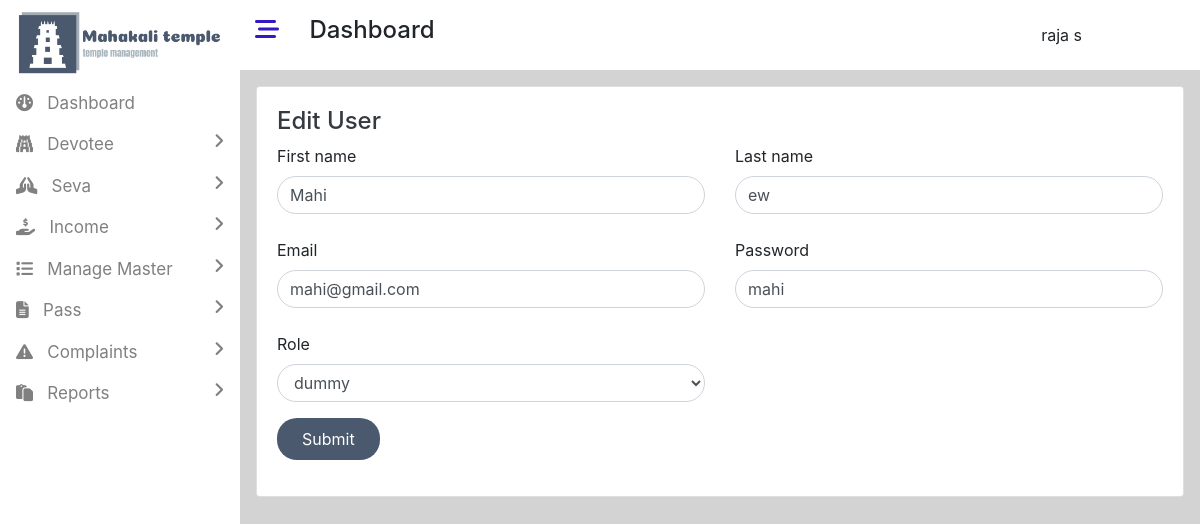
/admin/edit_user.php?id=7 (signed in), run on the app's committed database.
### tables this page shows
CREATE TABLE `user` (
  `user_id` int(11) NOT NULL,
  `first_name` varchar(50) NOT NULL,
  `last_name` varchar(50) NOT NULL,
  `email` varchar(50) NOT NULL,
  `password` varchar(50) NOT NULL,
  `role` varchar(50) NOT NULL,
  `reading_time` timestamp NOT NULL DEFAULT current_timestamp() ON UPDATE current_timestamp()
);

### admin/admin_db.php (called while the page is built, shortened)
<?php
$con=mysqli_connect("localhost","root","","temple");
        ?>
        <?php
class user
{
    public function get_user_id($id)
    {
        global $con;
        $sql="select * from user where user_id=$id";
        $result=mysqli_query($con,$sql);
        return $row=mysqli_fetch_assoc($result);
    }
}
        ?>

### admin/edit_user.php (the view, shortened to what this page needs)
<!DOCTYPE html>
<html lang="en">
<head>
    <link rel="stylesheet" href="../assets/bootstrap/bootstrap.min.css">
    <link rel="stylesheet" href="https://cdnjs.cloudflare.com/ajax/libs/font-awesome/6.4.2/css/all.min.css"  />
    <link rel="stylesheet" href="css/style.css">
</head>
<body class="dashboard-page">
<div>
<?php
include("includes/leftbar.php");
?>
<div style="width:80%;height:100vh;" class="float-right main-content">
<?php
include("includes/header.php");
?>
<div class="container p-3">
<div class="card">
    <div class="card-body">
<?php
include("admin_db.php");
$obj=new user();
$user=$obj->get_user_id($_GET["id"]);
?>
<form action="" method="post" autocomplete="off">
<h4><a href="manage_user.php" class="text-decoration-none text-dark">Edit User</a></h4>
<div class="row">
    <div class="col">
      <label for="country">First name</label>
      <input type="text" class="form-control state-bor" value="<?=$user['first_name']?>" name="first_name" required>
    </div>
    <div class="col">
      <label for="country">Last name</label>
      <input type="text" class="form-control state-bor"  name="last_name" value="<?=$user['last_name']?>" required>
    </div>
</div>
<div class="row mt-4">
    <div class="col">
      <label for="country">Email</label>
      <input type="email" class="form-control state-bor"  name="email" value="<?=$user['email']?>" required>
    </div>
    <div class="col">
    <label for="country">Password</label>
      <input type="text" class="form-control state-bor"  name="password" value="<?=$user['password']?>" required>
    </div>
</div>
<div class="row mt-4">
    <div class="col">
      <label for="country">Role</label>
      <select class="form-control state-bor" name="role">
<?php
include("../db.php");
$sql5="select distinct role_name from role";
$result5=mysqli_query($con,$sql5);
if(mysqli_num_rows($result5)>0)
{
    while($row5=mysqli_fetch_assoc($result5))
    {
        ?>
        <option value="<?=$row5['role_name']?>" <?php if($user["role"]==$row5["role_name"]) { echo "selected"; } ?>><?=$row5["role_name"]?></option>
        <?php
    }
}
?>
      </select>
    </div>
    <div class="col">
    </div>
  </div>
  <button type="submit" class="btn button-color mt-3 text-white px-4 py-2" name="edit_user">Submit</button>
</div>
</div>
</div>
</div>
</div>
</body>
</html>

### admin/includes/header.php (shortened to what this page needs)
<div class="container-fluid">
    <div class="row">
        <div class="col-md-12 bg-white py-3">
        <h4>
        <i class="fa-solid fa-bars-staggered mybar23" style="color: #3518c3;"></i>
        <span class="ml-4 ">Dashboard</span>
        <div class="dropdown mydropdown float-right">
  <button type="button" class="mybutton btn bg-white" data-toggle="dropdown">
  <?php
  if(isset($_SESSION["uid"]))
  {
    include("../db.php");
    $sql66="select * from user where user_id=".$_SESSION["uid"];
    $result66=mysqli_query($con,$sql66);
    $row66=mysqli_fetch_assoc($result66);
    echo $row66["first_name"]." ".$row66["last_name"];
  }
  ?>
  </button>
</div>
        </h4>
        </div>
    </div>
</div>

### admin/css/style.css (style rules this page uses)
.mybar23,.mybar24 { cursor:pointer; }
.main-content { background-color:lightgray; }
.mydropdown { margin-right:90px; }

### admin/edit_user.php (style rules this page uses)
.button-color { background-color:rgb(74,89,109); border-radius:20px; }
.state-bor { border-radius:40px; }

### data on the page
user: first_name "raja", last_name "s"
user: first_name "Mahi", last_name "ew", email "mahi@gmail.com", password "mahi", role "dummy"
